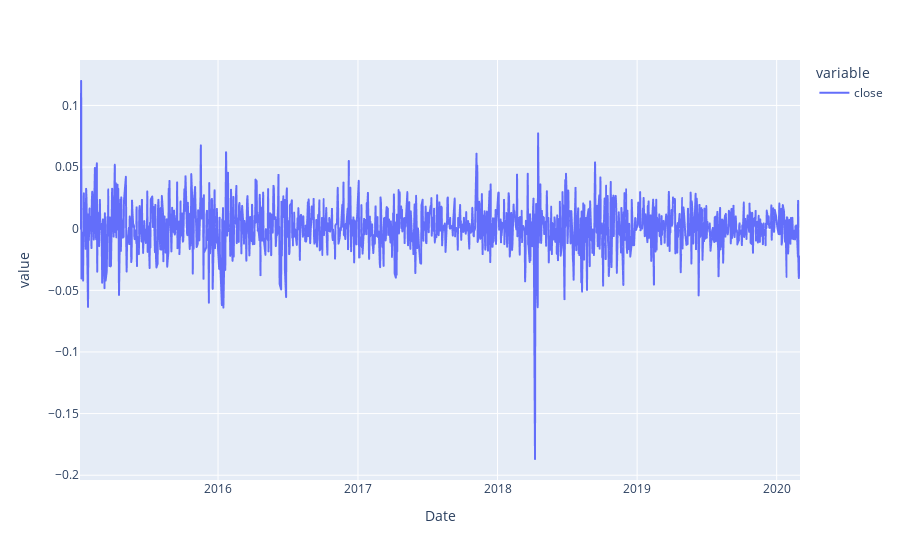

The cell this chart's notebook holds for it:
### Code cell
(np.log(df.loc['SBER', 'close'].pct_change().fillna(0)+1)).plot()

### Figure 1 — Plotly figure (JSON) as saved in the notebook; plotly's stock layout.template omitted (floating-point values rounded to 4 significant figures; data arrays with more than 128 entries replaced by an {"elided": "..."} marker saying what was removed)
{"data": [{"hovertemplate": "variable=close<br>Date=%{x}<br>value=%{y}<extra></extra>", "legendgroup": "close", "line": {"color": "#636efa", "dash": "solid"}, "mode": "lines", "name": "close", "showlegend": true, "type": "scattergl", "x": {"elided": "1300 str values"}, "xaxis": "x", "y": {"elided": "1300 float values"}, "yaxis": "y"}], "layout": {"autosize": true, "legend": {"title": {"text": "variable"}, "tracegroupgap": 0}, "margin": {"t": 60}, "xaxis": {"anchor": "y", "autorange": true, "domain": [0, 1], "range": ["2015-01-05", "2020-03-02"], "title": {"text": "Date"}, "type": "date"}, "yaxis": {"anchor": "x", "autorange": true, "domain": [0, 1], "range": [-0.2039, 0.1369], "title": {"text": "value"}, "type": "linear"}}}
